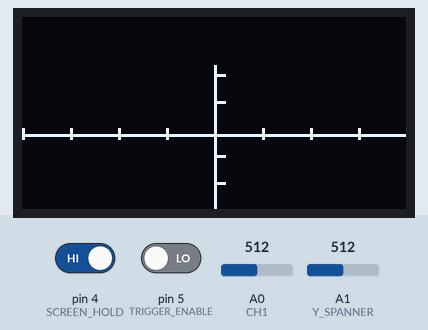
This program was run on a simulated Arduino Mega 2560, built with avr-gcc and run on an emulated ATmega2560. Shown: 128×64 one-colour display. The inputs (shaded band) are chosen by the test bench; at power-on: pin 4 (SCREEN_HOLD) HIGH, A1 (Y_SPANNER) = 512, A0 (CH1) = 512, pin 5 (TRIGGER_ENABLE) LOW.

Above: at 1.2 s.
1.3 s: pin 4 (SCREEN_HOLD) driven LOW
At 1.41 s:
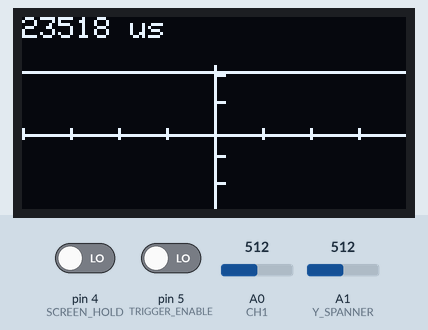
3.2 s: A1 (Y_SPANNER) set to 716
At 3.34 s:
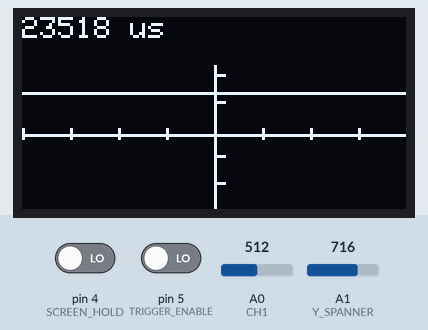
4.8 s: A0 (CH1) set to 716
At 5.0 s:
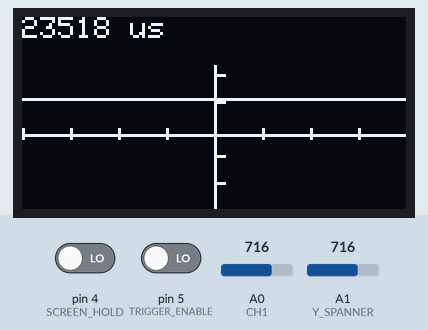
6.4 s: A0 (CH1) set to 900
At 6.54 s:
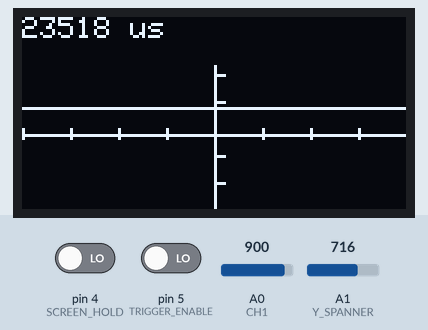
8.0 s: A1 (Y_SPANNER) set to 900
At 8.08 s:
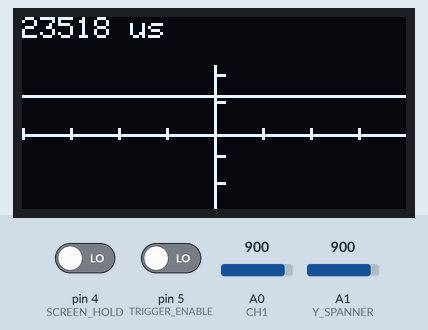
9.5 s: A0 (CH1) set to 1023
At 9.62 s:
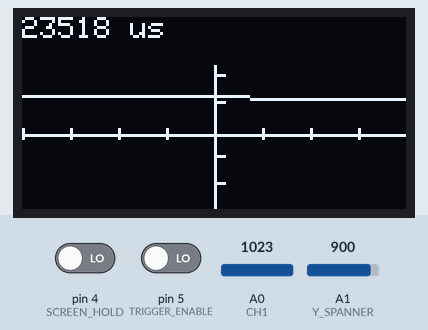

The program:

main.cpp
```cpp
#include <Arduino.h>
#include "pins.h"
#include <Adafruit_GFX.h>
#include <Adafruit_SSD1306.h>
#include <SPI.h>
#include <Wire.h>

#define TEXT_SIZE 2
#define VISIBLE_PIXELS 128
#define BUFFER_SIZE (2 * VISIBLE_PIXELS) // Twice as many, to help find trigger point

byte ch1[BUFFER_SIZE]; // channel 1 values. these values must be mapped to between 15 and 63
int i = 0;
int count = 0;

unsigned long sample_start_time = 0; // store the moment when the current sampling starts
unsigned long total_sample_time;
int sample_rate = 1; // sample once every time through the loop

// mapping the input channel values for y-axis spanning
uint8_t current_pot_value = 0;
uint8_t previous_pot_value = 0;
uint8_t potentiometer_change; // find the change that has occured in turning the potentiometer value
float scale_factor = 0.005;
float change_factor, decrease_factor;
uint8_t ch1_val_mapped;

// menu and encoder variables
volatile byte a_flag = 0;
volatile byte b_flag = 0;
volatile uint16_t encoder_position = 0;
volatile uint16_t old_encoder_position = 0;
volatile byte encoder_reading;  // store read values for later comparison


Adafruit_SSD1306 display(SCREEN_WIDTH, SCREEN_HEIGHT, &Wire);

void displayln(const char* format, ...){
  char buffer[32];

  va_list args;
  va_start(args, format);
  vsprintf(buffer, format, args);
  va_end(args);

  int len = strlen(buffer);
  for(int i = 0; i < len; i++){
    display.write(buffer[i]);
  }
}

void drawGrid(){
  display.clearDisplay();

  // draw a plus at the midpoint

  display.drawFastHLine(MIDPOINT_X-4, (uint8_t)(SCREEN_HEIGHT+15)/2, 8, WHITE);
  display.drawFastVLine(MIDPOINT_X, ((SCREEN_HEIGHT+16)/2)-(8/2), 8, WHITE);

  display.drawFastHLine(0, ((uint8_t)(SCREEN_HEIGHT+15)/2), SCREEN_WIDTH, WHITE);
  display.drawFastVLine(MIDPOINT_X, 16, SCREEN_HEIGHT-16, WHITE);

  // draw ticks on the horizontal axis
  for(size_t x = 0; x < 128; x++){
    if((x%16) == 0){
      display.drawFastVLine(x, (uint8_t)(SCREEN_HEIGHT+15)/2 -2, 4, WHITE);
    }
  }

  // draw ticks on the vertical axis
  // upper half. Each div is 9.2px, to give me 2.5 divisions on the upper half
  // 2.5 x 2 = 5V which is the p-p voltage capability of this piko-scope
  display.drawFastHLine(MIDPOINT_X, 30 - 2, 4, WHITE);
  display.drawFastHLine(MIDPOINT_X, 21 - 2, 4, WHITE);

  // lower half
  display.drawFastHLine(MIDPOINT_X, 48 - 2, 4, WHITE);
  display.drawFastHLine(MIDPOINT_X, 57 - 2, 4, WHITE);

  display.display();
}


uint8_t span_y(uint8_t magnitude){
    /*
    Y-axis magnitude spanning algorithm
    */

    // read the potentiometer
    current_pot_value = analogRead(Y_SPANNER);
    current_pot_value = map(current_pot_value, 0, 255, 16, 63);

    //potentiometer_change = current_pot_value - previous_pot_value;
    // Serial.println(potentiometer_change);

    // decrease/ increase factor
    // Minimum signal displayed = 2mV
    // maximum = 5000V == 5V
    // difference  = 4998mV
    // for 1K-Ohm pot, 1 Ohm == ~5mV

    change_factor = current_pot_value  * scale_factor;
    magnitude = magnitude * change_factor;
    // Serial.print("Mag: ");
    // Serial.println(magnitude);

    return magnitude;
}

void drawValues(){
  int start = 0;

  if(digitalRead(TRIGGER_ENABLE)){
    // find the first occurence of zero
    for(int k = 0; k < BUFFER_SIZE; k++){
      if(ch1[i] == 0){
        // find the next value that is not zero
        for(; k < BUFFER_SIZE; k++){
          if(ch1[i] != 0){
            start = i;
            break;
          }
        }
        break;
      }
    }

    // if trigger pint is beyond the width of our screen, wave will be distorted
    if(start >= VISIBLE_PIXELS){
      return;
    }
  }

  for(int h = 0; h < VISIBLE_PIXELS; h++){
    uint8_t value_to_render =  span_y(ch1[h + start]);
    //display.drawPixel(h, 79 - (value_to_render), WHITE); //79 offsets the upper 16 px reserved for displaying signal parameters
    display.drawPixel(h, 15 + value_to_render, WHITE);
  }

}

void drawParams(unsigned long time){
  /*
  Show parameters of the sampled signal
  */

  display.setTextSize(1);
  display.setTextColor(WHITE);
  display.setCursor(0, 0);

  displayln("%ld us", time);

}

void staticMenu(){
  /*
  Display a static menu when the device is first powered
  */

}

// void runMenu(){
//   /*
//   ISR routine
//   Run this function when encoder is rotated
//   If normal signal sampling is being done, interrupt the signal display and show menu
//   */

//   cli();  // stop interrupts happenning
//   Serial.println("Menu called");

//   display.clearDisplay();

//   display.writePixel("Menu", 0, 0);

//   display.display();

//   sei(); // resume interrupts
// }

void setup() {
  // SSD1306_SWITCHCAPVCC = generate display voltage from 3.3V internally
  if(!display.begin(SSD1306_SWITCHCAPVCC, SCREEN_ADDRESS)) {
    Serial.println(F("SSD1306 allocation failed"));
    for(;;); // Don't proceed, loop forever
  }

  // init serial monitor
  Serial.begin(9600);

  display.clearDisplay();
  display.setTextSize(TEXT_SIZE);

  drawGrid();

  // pin mode setups
  pinMode(CH1, INPUT);
  pinMode(ENC_BUTTON, INPUT_PULLUP);
  pinMode(ENC_STEP, INPUT_PULLUP);
  pinMode(ENC_DIRECTION, INPUT_PULLUP);
  pinMode(Y_SPANNER, INPUT);

  // attach interrupts for rotary encoder menu display
  // user can rotate the menu clockwise or anticlockwise, so monitor for a change
  // attachInterrupt(digitalPinToInterrupt(ENC_DIRECTION), runMenu, RISING);
  // attachInterrupt(digitalPinToInterrupt(ENC_STEP), runMenu, RISING);


}

void loop() {

  // record start time of the sampling
  if(i == 0)
    sample_start_time = micros();

  // do the actual sampling
  if((++count) % sample_rate == 0 ){ // take sample for this iteration
    ch1[i++] = map(analogRead(CH1), 0, 1023, 16, 63); // map the value to fit on screen
  }

  // if the buffer is full, draw on the screen
  if(i >= BUFFER_SIZE){
    // get time taken to take the sample
    total_sample_time = ((micros() - sample_start_time)) / 2; // divide by two because we are taking twice as many samples to find the trigger point

    // calculate the frequency

    if(!digitalRead(SCREEN_HOLD)){
      // show wave on screen
      display.clearDisplay();
      drawGrid();
      drawValues();
      drawParams(total_sample_time);
      display.display();
    }

    // reset for next sampling run
    i = 0;
    count = 0;
  }
}
```

pins.h
```cpp
#ifndef PINS_H
#define PINS_H

// pin definitions for rotary encoder
#define BUTTON_PIN    2
#define DIRECTION_PIN 3
#define STEP_PIN      4

// pin definitions for oled
#define SDA 20
#define SCL 21

// pins for channel inputs
#define CH1 A0
#define Y_SPANNER A1    // holds the potentiometer to use in spanning in the y-axis

// other features
#define SCREEN_HOLD 4  // freeze the screen
#define TRIGGER_ENABLE 5

#define SCREEN_WIDTH 128 // OLED display width, in pixels
#define SCREEN_HEIGHT 64 // OLED display height, in pixels
#define SCREEN_ADDRESS 0x3C
#define MIDPOINT_Y (SCREEN_HEIGHT/2)
#define MIDPOINT_X (SCREEN_WIDTH/2)
#define SCREEN_OFFSET 15   // reserved 15 px at the top for displaying signal parameters
#define GRID_DASH_ENABLE 0 // draw dashed grids


// pin definitions for rotary encoder
#define ENC_BUTTON 7
#define ENC_STEP    2
#define ENC_DIRECTION   3   // this pin supports interrupts on atmega

#endif
```

Measured:
- after the input at 1.3 s, the display: changes after 0.11 s (image 1)
